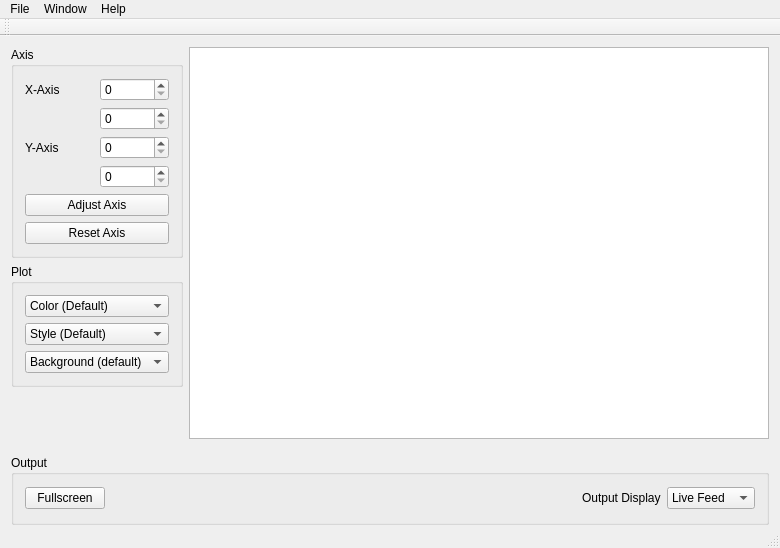
<?xml version="1.0" encoding="UTF-8"?>
<ui version="4.0">
 <class>MainWindow</class>
 <widget class="QMainWindow" name="MainWindow">
  <property name="geometry">
   <rect>
    <x>0</x>
    <y>0</y>
    <width>780</width>
    <height>548</height>
   </rect>
  </property>
  <property name="windowTitle">
   <string>MainWindow</string>
  </property>
  <widget class="QWidget" name="centralWidget">
   <layout class="QGridLayout" name="gridLayout_4">
    <item row="2" column="0">
     <spacer name="verticalSpacer">
      <property name="orientation">
       <enum>Qt::Vertical</enum>
      </property>
      <property name="sizeHint" stdset="0">
       <size>
        <width>20</width>
        <height>40</height>
       </size>
      </property>
     </spacer>
    </item>
    <item row="0" column="1" rowspan="3">
     <widget class="PlotWidget" name="graphicsView"/>
    </item>
    <item row="3" column="0" colspan="2">
     <widget class="QGroupBox" name="groupBox">
      <property name="minimumSize">
       <size>
        <width>0</width>
        <height>70</height>
       </size>
      </property>
      <property name="maximumSize">
       <size>
        <width>16777215</width>
        <height>50</height>
       </size>
      </property>
      <property name="title">
       <string>Output</string>
      </property>
      <layout class="QGridLayout" name="gridLayout">
       <item row="0" column="4">
        <widget class="QComboBox" name="cBoxOutput">
         <property name="minimumSize">
          <size>
           <width>0</width>
           <height>22</height>
          </size>
         </property>
         <item>
          <property name="text">
           <string>Live Feed</string>
          </property>
         </item>
         <item>
          <property name="text">
           <string>Phase</string>
          </property>
         </item>
         <item>
          <property name="text">
           <string>Magnitude</string>
          </property>
         </item>
        </widget>
       </item>
       <item row="0" column="1">
        <spacer name="horizontalSpacer">
         <property name="orientation">
          <enum>Qt::Horizontal</enum>
         </property>
         <property name="sizeHint" stdset="0">
          <size>
           <width>425</width>
           <height>14</height>
          </size>
         </property>
        </spacer>
       </item>
       <item row="0" column="3">
        <widget class="QLabel" name="label">
         <property name="minimumSize">
          <size>
           <width>0</width>
           <height>22</height>
          </size>
         </property>
         <property name="text">
          <string>Output Display</string>
         </property>
        </widget>
       </item>
       <item row="0" column="0">
        <widget class="QPushButton" name="btnFullScreen">
         <property name="minimumSize">
          <size>
           <width>0</width>
           <height>22</height>
          </size>
         </property>
         <property name="text">
          <string>Fullscreen</string>
         </property>
        </widget>
       </item>
      </layout>
     </widget>
    </item>
    <item row="0" column="0">
     <widget class="QGroupBox" name="groupBox_2">
      <property name="title">
       <string>Axis</string>
      </property>
      <layout class="QGridLayout" name="gridLayout_3">
       <item row="0" column="0">
        <widget class="QLabel" name="label_2">
         <property name="text">
          <string>X-Axis</string>
         </property>
        </widget>
       </item>
       <item row="0" column="1">
        <widget class="QSpinBox" name="xspinBoxLower"/>
       </item>
       <item row="1" column="1">
        <widget class="QSpinBox" name="xspinBoxUpper"/>
       </item>
       <item row="2" column="0">
        <widget class="QLabel" name="label_3">
         <property name="text">
          <string>Y-Axis</string>
         </property>
        </widget>
       </item>
       <item row="2" column="1">
        <widget class="QSpinBox" name="yspinBoxLower"/>
       </item>
       <item row="3" column="1">
        <widget class="QSpinBox" name="yspinBoxUpper"/>
       </item>
       <item row="4" column="0" colspan="2">
        <widget class="QPushButton" name="btnAdjustAxis">
         <property name="text">
          <string>Adjust Axis</string>
         </property>
        </widget>
       </item>
       <item row="5" column="0" colspan="2">
        <widget class="QPushButton" name="btnResetAxis">
         <property name="text">
          <string>Reset Axis</string>
         </property>
        </widget>
       </item>
      </layout>
     </widget>
    </item>
    <item row="1" column="0">
     <widget class="QGroupBox" name="groupBox_3">
      <property name="title">
       <string>Plot</string>
      </property>
      <layout class="QGridLayout" name="gridLayout_2">
       <item row="0" column="0">
        <widget class="QComboBox" name="cBoxColor">
         <item>
          <property name="text">
           <string>Color (Default)</string>
          </property>
         </item>
         <item>
          <property name="text">
           <string>Green</string>
          </property>
         </item>
         <item>
          <property name="text">
           <string>Red</string>
          </property>
         </item>
         <item>
          <property name="text">
           <string>Blue</string>
          </property>
         </item>
         <item>
          <property name="text">
           <string>Magenta</string>
          </property>
         </item>
         <item>
          <property name="text">
           <string>Yellow</string>
          </property>
         </item>
         <item>
          <property name="text">
           <string>Brown</string>
          </property>
         </item>
        </widget>
       </item>
       <item row="1" column="0">
        <widget class="QComboBox" name="cBoxStyle">
         <item>
          <property name="text">
           <string>Style (Default)</string>
          </property>
         </item>
         <item>
          <property name="text">
           <string>Points</string>
          </property>
         </item>
         <item>
          <property name="text">
           <string>Dotted</string>
          </property>
         </item>
         <item>
          <property name="text">
           <string>Dash</string>
          </property>
         </item>
        </widget>
       </item>
       <item row="2" column="0">
        <widget class="QComboBox" name="cBoxBackground">
         <item>
          <property name="text">
           <string>Background (default)</string>
          </property>
         </item>
         <item>
          <property name="text">
           <string>Black</string>
          </property>
         </item>
         <item>
          <property name="text">
           <string>White</string>
          </property>
         </item>
        </widget>
       </item>
      </layout>
     </widget>
    </item>
   </layout>
  </widget>
  <widget class="QMenuBar" name="menuBar">
   <property name="geometry">
    <rect>
     <x>0</x>
     <y>0</y>
     <width>780</width>
     <height>22</height>
    </rect>
   </property>
   <widget class="QMenu" name="menuFile">
    <property name="title">
     <string>File</string>
    </property>
    <addaction name="actionSave"/>
    <addaction name="actionClose"/>
   </widget>
   <widget class="QMenu" name="menuHelp">
    <property name="title">
     <string>Help</string>
    </property>
    <addaction name="actionAbout"/>
   </widget>
   <widget class="QMenu" name="menuWindow">
    <property name="title">
     <string>Window</string>
    </property>
    <addaction name="actionFullscreen"/>
    <addaction name="actionWindowed"/>
   </widget>
   <addaction name="menuFile"/>
   <addaction name="menuWindow"/>
   <addaction name="menuHelp"/>
  </widget>
  <widget class="QToolBar" name="mainToolBar">
   <attribute name="toolBarArea">
    <enum>TopToolBarArea</enum>
   </attribute>
   <attribute name="toolBarBreak">
    <bool>false</bool>
   </attribute>
  </widget>
  <widget class="QStatusBar" name="statusBar"/>
  <action name="actionSave">
   <property name="text">
    <string>Save</string>
   </property>
  </action>
  <action name="actionAbout">
   <property name="text">
    <string>About</string>
   </property>
  </action>
  <action name="actionClose">
   <property name="text">
    <string>Close</string>
   </property>
  </action>
  <action name="actionFullscreen">
   <property name="text">
    <string>Fullscreen</string>
   </property>
  </action>
  <action name="actionWindowed">
   <property name="text">
    <string>Windowed</string>
   </property>
  </action>
 </widget>
 <layoutdefault spacing="6" margin="11"/>
 <customwidgets>
  <customwidget>
   <class>PlotWidget</class>
   <extends>QGraphicsView</extends>
   <header>pyqtgraph</header>
  </customwidget>
 </customwidgets>
 <resources/>
 <connections/>
</ui>
